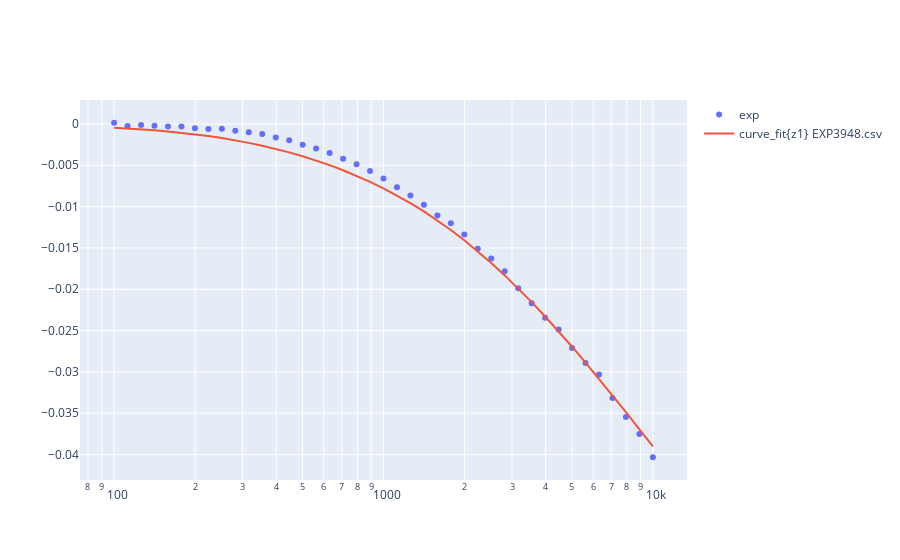

Here is the notebook cell this chart was saved with:
### Code cell
dp=15e-3
sig=4e6
mup=1
# valor ajustado y grafico
z1eff,figz1=ci.fit.z1(f,bo,datacorr,0,dp,sig,mup)
figz1
